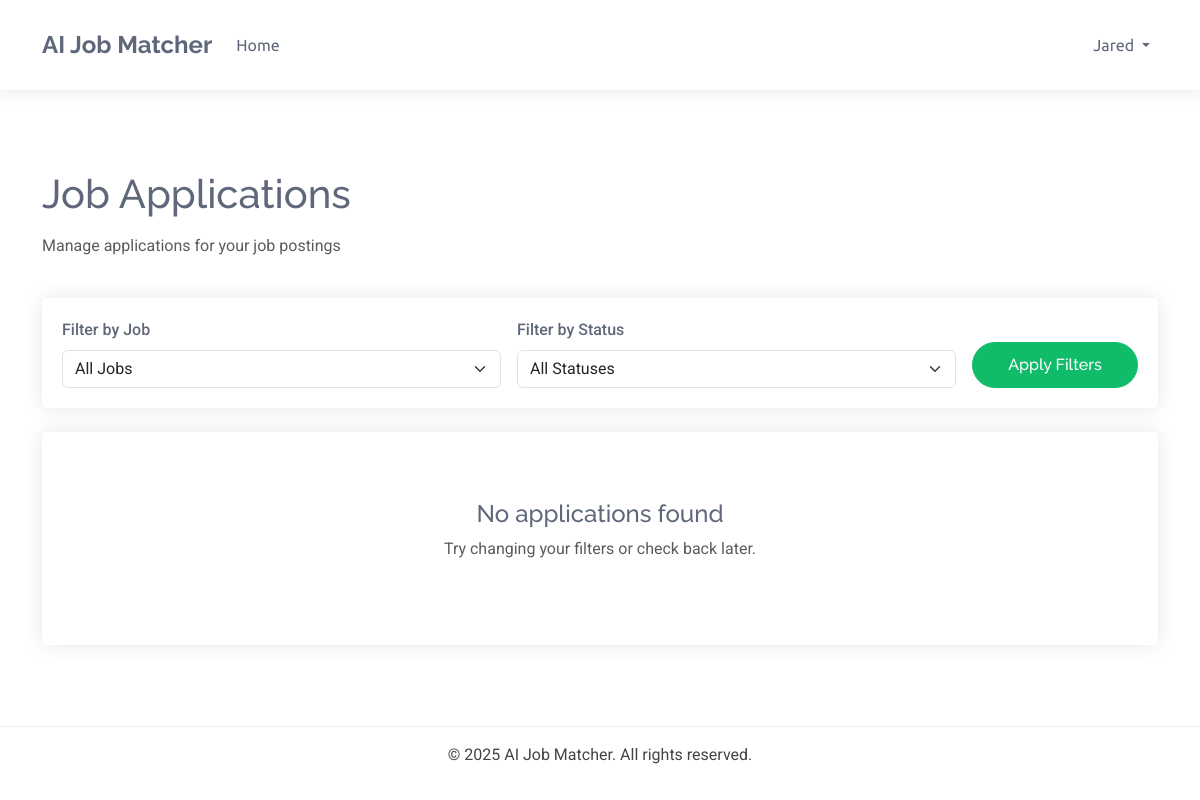
Page /dashboards/recruiter/applications/?job=6 (signed in) on the earlier database version.
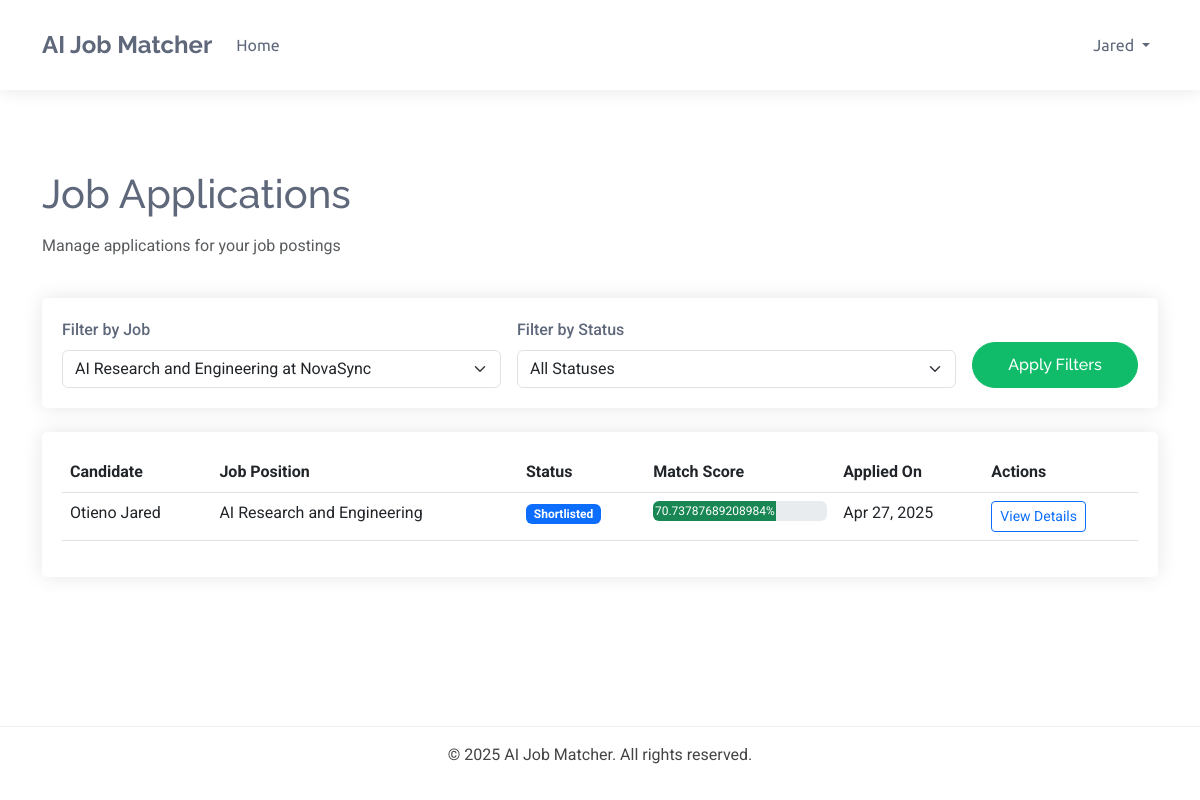
Same page on the later database version.
### dashboards/models.py (models this page shows, shortened)
class BaseModel(models.Model):
    created_at = models.DateTimeField(auto_now_add=True)
    updated_at = models.DateTimeField(auto_now=True)
    class Meta:
        abstract = True

class JobApplication(BaseModel):
    STATUS_CHOICES = (
        ('pending', 'Pending'),
        ('reviewing', 'Reviewing'),
        ('shortlisted', 'Shortlisted'),
        ('rejected', 'Rejected'),
        ('interview', 'Interview'),
        ('offer', 'Offer Extended'),
        ('hired', 'Hired'),
        ('declined', 'Declined'),
    )
    job = models.ForeignKey(JobPosting, on_delete=models.CASCADE, related_name='applications')
    candidate = models.ForeignKey(Candidate, on_delete=models.CASCADE, related_name='applications')
    resume = models.ForeignKey(Resume, on_delete=models.CASCADE, related_name='applications', null=True, blank=True)
    cover_letter = models.TextField(_('cover letter'), blank=True, null=True)
    status = models.CharField(_('status'), max_length=20, choices=STATUS_CHOICES, default='pending')
    match_score = models.FloatField(_('match score'), validators=[MinValueValidator(0), MaxValueValidator(100)], default=0)
    recruiter_notes = models.TextField(_('recruiter notes'), blank=True, null=True)
    class Meta:
        ordering = ['-match_score', '-created_at']
        verbose_name = _('Job Application')
        verbose_name_plural = _('Job Applications')

class JobPosting(BaseModel):
    STATUS_CHOICES = (
        ('active', 'Active'),
        ('filled', 'Filled'),
        ('expired', 'Expired'),
        ('draft', 'Draft'),
    )
    recruiter = models.ForeignKey(Recruiter, on_delete=models.CASCADE, related_name='job_postings')
    title = models.CharField(_('job title'), max_length=255)
    company_name = models.CharField(_('company name'), max_length=255)
    category = models.CharField(_('job category'), max_length=100)
    description = models.TextField(_('job description'))
    requirements = models.TextField(_('job requirements'))
    responsibilities = models.TextField(_('responsibilities'))
    location = models.CharField(_('location'), max_length=255)
    salary_min = models.DecimalField(_('minimum salary'), max_digits=12, decimal_places=2, null=True, blank=True)
    salary_max = models.DecimalField(_('maximum salary'), max_digits=12, decimal_places=2, null=True, blank=True)
    experience_required = models.PositiveIntegerField(_('experience required (years)'), default=0)
    education_level = models.CharField(_('education level'), max_length=100)
    employment_type = models.CharField(_('employment type'), max_length=50)
    status = models.CharField(_('status'), max_length=20, choices=STATUS_CHOICES, default='active')
    expiry_date = models.DateField(_('expiry date'), default=timezone.now)
    skills_required = models.TextField(_('skills required'))
    embedding_vector = models.BinaryField(_('job embedding vector'), null=True, blank=True)
    class Meta:
        ordering = ['-created_at']
        verbose_name = _('Job Posting')
        verbose_name_plural = _('Job Postings')

### accounts/models.py (models this page shows, shortened)
class Profile(models.Model):
    user = models.OneToOneField(User,
                                on_delete=models.CASCADE, unique=True)
    bio = models.TextField(_('bio'), blank=True, null=True)
    profile_picture = models.ImageField(
        _("profile picture"), upload_to="profile",
        default="default.png")
    class Meta:
        abstract= True

class Candidate(Profile):
    skills = models.TextField(_('skills'), blank=True, null=True)
    education = models.TextField(_('education'), blank=True, null=True)
    experience = models.TextField(_('experience'), blank=True, null=True)

class TrackingModel(models.Model):
    created_at = models.DateTimeField(auto_now_add=True)
    updated_at = models.DateTimeField(auto_now=True)
    class Meta:
        abstract = True
        ordering = ["-created_at"]

class User(AbstractBaseUser, TrackingModel):
    username_validator = UnicodeUsernameValidator()
    Role_choices = (
        ("Administrator", "Administrator"),
        ("Recruiter", "Recruiter"),
        ("Candidate", "Candidate")
    )
    Gender_choices = (
        ("Male", "Male"),
        ("Female", "Female"),
        ("Other", "Other")
    )
    username = models.CharField(
        _('username'),
        max_length=150,
        unique=True,
        validators=[username_validator],
        error_messages={
            'unique':_("A user with that username already exists."),
        },
    )
    phoneNumberRegex = RegexValidator(regex=r"^\+?1?\d{8,15}$")
    full_name = models.CharField(_('full name'),max_length=200)
    email = models.EmailField(_('email'), unique=True, error_messages={
        'unique': ('A user with email already exists.'),
    })
    gender = models.CharField(_("gender"), max_length=10, choices=Gender_choices)
    phone = PhoneNumberField(
        _('phone number'), unique=True,validators=[phoneNumberRegex],
        blank=True, null=True, max_length=27)
    country = models.CharField(_("country"), max_length=50,
                              blank=True, null=True)
    city = models.CharField(_("city"), max_length=50,
                              blank=True, null=True)
    role = models.CharField(_('Role'), max_length=17, choices=Role_choices, default="Client")
    is_active = models.BooleanField(_('active'), default=True)
    is_admin = models.BooleanField(_('admin'), default=False)
    is_staff = models.BooleanField(_("staff"), default=False)
    timestamp = models.DateTimeField(_("timestamp"), auto_now_add=True)
    objects = CustomManager()
    USERNAME_FIELD = 'email'
    REQUIRED_FIELDS = ['username',]
    @property
    def staff(self):
        return self.staff
    @property
    def active(self):
        return self.active
    @property
    def admin(self):
        return self.admin

### dashboards/views.py (the view)
# urls.py: path('recruiter/applications/', views.applications_list, name='applications_list'),
@login_required
@user_passes_test(is_recruiter)
def applications_list(request):
    recruiter_profile = request.user.recruiter
    status_filter = request.GET.get('status', '')
    job_filter = request.GET.get('job', '')
    applications = JobApplication.objects.filter(job__recruiter=recruiter_profile)
    if status_filter:
        applications = applications.filter(status=status_filter)
    if job_filter:
        applications = applications.filter(job_id=job_filter)
    applications = applications.order_by('-created_at')
    paginator = Paginator(applications, 15)  # Show 15 applications per page
    page_number = request.GET.get('page')
    page_obj = paginator.get_page(page_number)
    jobs = JobPosting.objects.filter(recruiter=recruiter_profile)
    status_choices = JobApplication.STATUS_CHOICES
    context = {
        'page_obj': page_obj,
        'jobs': jobs,
        'status_choices': status_choices,
        'current_job': job_filter,
        'current_status': status_filter,
    }
    return render(request, 'dashboards/applications_list.html', context)

### dashboards/views.py (called while the page is built)
def is_recruiter(user):
    return user.is_authenticated and user.role == 'Recruiter'

### templates/dashboards/applications_list.html (shortened to what the changed rows need)
{% extends 'dashboards/base.html' %}
{% load static %}
{% block content %}
<div class="container mt-4">
    <div class="row mb-4">
        <div class="col">
            <h1 class="mb-3">Job Applications</h1>
        </div>
    </div>
    <div class="card mb-4">
        <div class="card-body">
            <form method="get" class="row g-3">
                <div class="col-md-5">
                    <label for="job" class="form-label">Filter by Job</label>
                    <select class="form-select" id="job" name="job">
                        <option value="">All Jobs</option>
                        {% for job in jobs %}
                            <option value="{{ job.id }}" {% if current_job == job.id|stringformat:"i" %}selected{% endif %}>
                                {{ job.title }} at {{ job.company_name }}
                            </option>
                        {% endfor %}
                    </select>
                </div>
            </form>
        </div>
    </div>
    <div class="card">
        <div class="card-body">
            {% if page_obj %}
                <div class="table-responsive">
                    <table class="table table-hover">
                        <thead>
                            <tr>
                                <th>Candidate</th>
                                <th>Job Position</th>
                                <th>Status</th>
                                <th>Match Score</th>
                                <th>Applied On</th>
                                <th>Actions</th>
                            </tr>
                        </thead>
                        <tbody>
                            {% for application in page_obj %}
                                <tr>
                                    <td>{{ application.candidate.user.full_name }}</td>
                                    <td>{{ application.job.title }}</td>
                                    <td>
                                        <span class="badge
                                            {% if application.status == 'pending' %}bg-secondary
                                            {% elif application.status == 'reviewing' %}bg-info
                                            {% elif application.status == 'shortlisted' %}bg-primary
                                            {% elif application.status == 'rejected' %}bg-danger
                                            {% elif application.status == 'interview' %}bg-warning
                                            {% elif application.status == 'offer' %}bg-success
                                            {% elif application.status == 'hired' %}bg-success
                                            {% elif application.status == 'declined' %}bg-dark
                                            {% endif %}">
                                            {% for status_value, status_name in status_choices %}
                                                {% if status_value == application.status %}
                                                    {{ status_name }}
                                                {% endif %}
                                            {% endfor %}
                                        </span>
                                    </td>
                                    <td>
                                        <div class="progress" style="height: 20px;">
                                            <div class="progress-bar
                                                {% if application.match_score < 40 %}bg-danger
                                                {% elif application.match_score < 70 %}bg-warning
                                                {% else %}bg-success{% endif %}"
                                                role="progressbar"
                                                style="width: {{ application.match_score }}%;"
                                                aria-valuenow="{{ application.match_score }}"
                                                aria-valuemin="0"
                                                aria-valuemax="100">
                                                {{ application.match_score }}%
                                            </div>
                                        </div>
                                    </td>
                                    <td>{{ application.created_at|date:"M d, Y" }}</td>
                                    <td>
                                        <a href="{% url 'dashboards:application_detail' application.id %}" class="btn btn-sm btn-outline-primary">
                                            View Details
                                        </a>
                                    </td>
                                </tr>
                            {% endfor %}
                        </tbody>
                    </table>
                </div>
            {% else %}
                <div class="text-center py-5">
                    <h4>No applications found</h4>
                    <p class="text-muted">Try changing your filters or check back later.</p>
                </div>
            {% endif %}
        </div>
    </div>
</div>
{% endblock %}

Differences in the rows shown:
added JobApplication: candidate.user.full_name "Otieno Jared", job "AI Research and Engineering", status_choices "Shortlisted", match_score "70.73787689208984", created_at "Apr 27, 2025"
Other differences:
form field job: "All Jobs" → "AI Research and Engineering at NovaSync"
text no longer shown: "No applications found Try changing your filters or check back later."
text now shown: "Candidate Job Position Status Match Score Applied On Actions"
